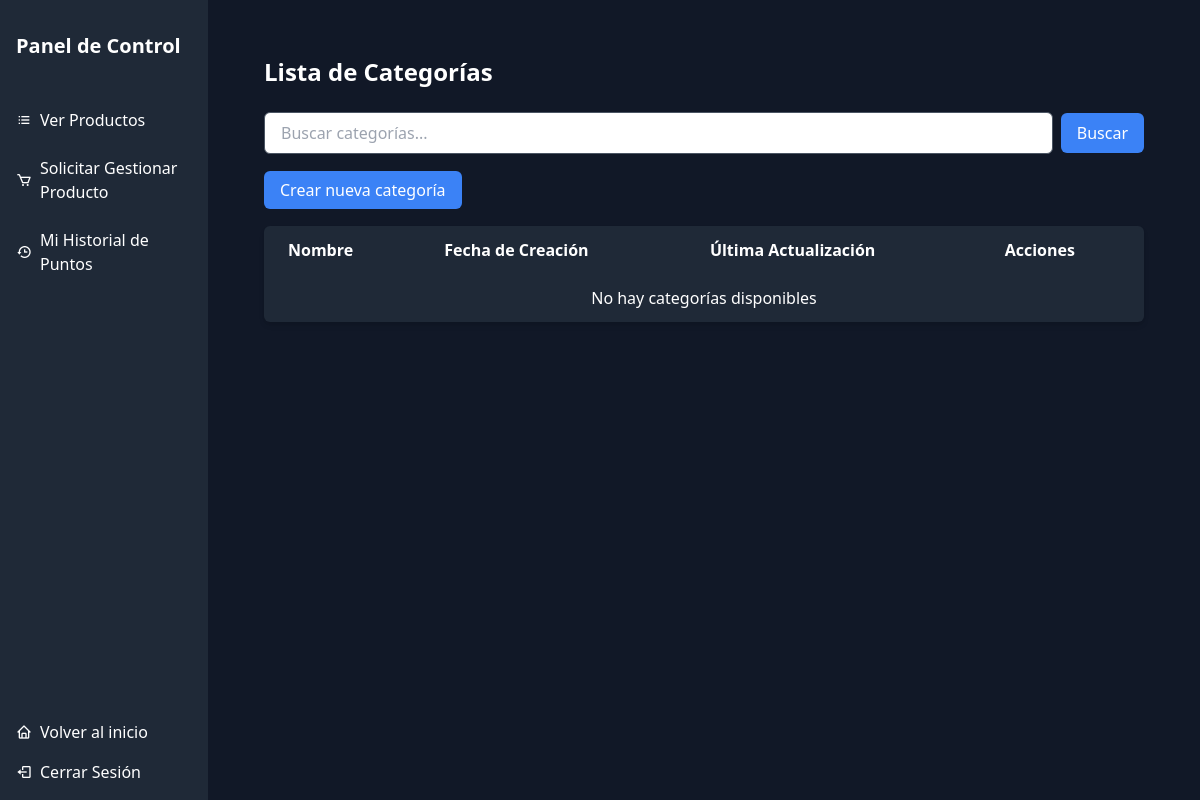
Page /dashboard/categories/ on the earlier database version.
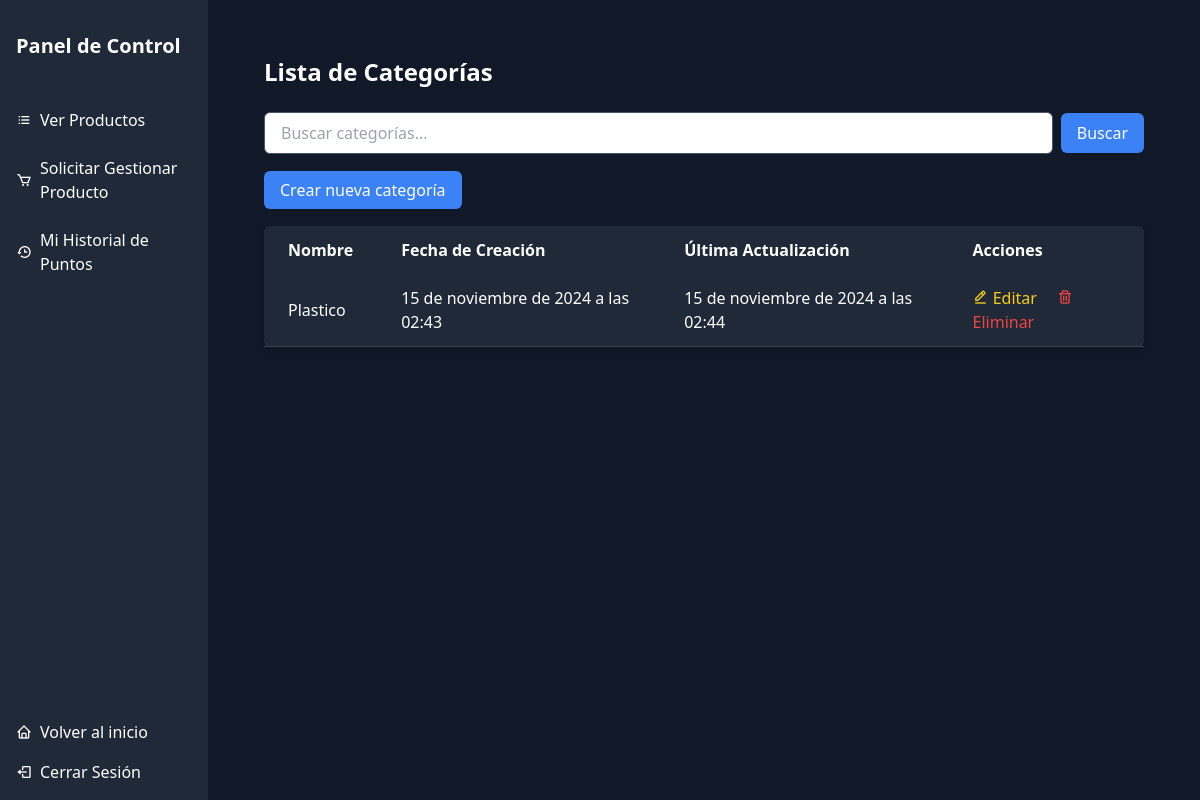
Same page on the later database version.
### core/dashboard/models.py (models this page shows, shortened)
class Category(models.Model):
    name = models.CharField(max_length=50, unique=True)
    created_at = models.DateTimeField(auto_now_add=True)
    updated_at = models.DateTimeField(auto_now=True)
    created_by = models.ForeignKey(
        settings.AUTH_USER_MODEL,
        on_delete=models.SET_NULL,
        null=True,
        blank=True,
        related_name="created_categories"
    )
    updated_by = models.ForeignKey(
        settings.AUTH_USER_MODEL,
        on_delete=models.SET_NULL,
        null=True,
        blank=True,
        related_name="updated_categories"
    )
    class Meta:
        verbose_name = 'Categoría'
        verbose_name_plural = 'Categorías'

### core/dashboard/views/category.py (the view)
# urls.py: path('categories/', category.CategoryListView.as_view(), name="category_list"),
class CategoryListView(ListView):
    model = Category
    template_name = 'core/dashboard/category/category_list.html'
    context_object_name = 'categories'
    def get_queryset(self):
        queryset = Category.objects.all()
        query = self.request.GET.get('q')
        if query:
            queryset = queryset.filter(name__icontains=query)
        return queryset

### templates/core/dashboard/category/category_list.html (shortened to what this page needs)
{% extends 'components/base_dash.html' %}
{% block content %}
    <div class="container mx-auto p-6">
        <h2 class="text-2xl font-bold mb-6">Lista de Categorías</h2>
        <div class="mb-4">
            <form method="get" action="{% url 'dashboard:category_list' %}" class="flex items-center">
                <input type="text" name="q" value="{{ request.GET.q }}" placeholder="Buscar categorías..." class="form-input px-4 py-2 rounded-md w-full border border-gray-600">
                <button type="submit" class="ml-2 bg-blue-500 text-white px-4 py-2 rounded-md hover:bg-blue-600">
                    Buscar
                </button>
            </form>
        </div>
        <div class="mt-6 mb-6">
            <a href="{% url 'dashboard:category_create' %}" class="bg-blue-500 text-white px-4 py-2 rounded-md hover:bg-blue-600">Crear nueva categoría</a>
        </div>
        <table class="min-w-full bg-gray-800 text-white rounded-md shadow-md">
            <thead>
                <tr>
                    <th class="py-3 px-6 text-left">Nombre</th>
                    <th class="py-3 px-6 text-left">Fecha de Creación</th>
                    <th class="py-3 px-6 text-left">Última Actualización</th>
                    <th class="py-3 px-6 text-left">Acciones</th>
                </tr>
            </thead>
            <tbody>
                {% for category in categories %}
                    <tr class="border-b border-gray-700">
                        <td class="py-3 px-6">{{ category.name }}</td>
                        <td class="py-3 px-6">{{ category.created_at }}</td>
                        <td class="py-3 px-6">{{ category.updated_at }}</td>
                        <td class="py-3 px-6">
                            <a href="{% url 'dashboard:category_update' category.id %}" class="text-yellow-400 hover:text-yellow-500 mr-4">
                                <i class="bx bx-edit-alt"></i> Editar
                            </a>
                            <a href="{% url 'dashboard:category_delete' category.id %}" class="text-red-500 hover:text-red-600">
                                <i class="bx bx-trash"></i> Eliminar
                            </a>
                        </td>
                    </tr>
                {% empty %}
                    <tr>
                        <td colspan="4" class="py-3 px-6 text-center">No hay categorías disponibles</td>
                    </tr>
                {% endfor %}
            </tbody>
        </table>
    </div>
{% endblock %}

### templates/components/base_dash.html (shortened to what this page needs)
{% load static %}
<!DOCTYPE html>
<html lang="es">
<head>
    <script src="https://cdn.tailwindcss.com"></script>
    <link href='https://unpkg.com/boxicons@2.1.4/css/boxicons.min.css' rel='stylesheet'>
</head>
<body class="bg-gray-900 text-white flex">
    <aside id="sidebar" class="bg-gray-800 w-52 min-h-screen p-4 fixed md:relative transform md:translate-x-0 flex flex-col">
        <a href="{% url 'dashboard:home' %}" class="text-xl font-bold mb-12 pt-4 block">
            Panel de Control
        </a>
        <ul class="space-y-6 flex-grow">
            {% if request.user.is_superuser %}
                <li><a href="{% url 'dashboard:category_list' %}" class="hover:text-gray-400 flex items-center"><i class="bx bx-category-alt mr-2"></i>Categorías</a></li>
                <li><a href="{% url 'dashboard:unit_list' %}" class="hover:text-gray-400 flex items-center"><i class="bx bx-package mr-2"></i>Unidades</a></li>
                <li><a href="{% url 'dashboard:product_list' %}" class="hover:text-gray-400 flex items-center"><i class="bx bx-cube mr-2"></i>Productos</a></li>
                <li><a href="#" class="hover:text-gray-400 flex items-center"><i class="bx bx-location-plus mr-2"></i>Ubicaciones</a></li>
                <li><a href="#" class="hover:text-gray-400 flex items-center"><i class="bx bx-user mr-2"></i>Clientes</a></li>
                <li><a href="{% url 'dashboard:product_list' %}" class="hover:text-gray-400 flex items-center"><i class="bx bx-dollar-circle mr-2"></i>Solicitudes</a></li>
                <li><a href="#" class="hover:text-gray-400 flex items-center"><i class="bx bx-history mr-2"></i>Historial de Puntos</a></li>
            {% else %}
                <li><a href="{% url 'dashboard:product_requests_list' %}" class="hover:text-gray-400 flex items-center"><i class="bx bx-list-ul mr-2"></i>Ver Productos</a></li>
                <li><a href="#" class="hover:text-gray-400 flex items-center"><i class="bx bx-cart mr-2"></i>Solicitar Gestionar Producto</a></li>
                <li><a href="#" class="hover:text-gray-400 flex items-center"><i class="bx bx-history mr-2"></i>Mi Historial de Puntos</a></li>
            {% endif %}
        </ul>
        <ul class="mt-auto space-y-4">
            <li><a href="{% url 'home:home' %}" class="hover:text-gray-400 flex items-center"><i class="bx bx-home mr-2"></i> Volver al inicio</a></li>
            <li><a href="{% url 'security:logout' %}" class="hover:text-gray-400 flex items-center"><i class="bx bx-log-out mr-2"></i>Cerrar Sesión</a></li>
        </ul>
    </aside>
    <div class="flex-1 ml-64 md:ml-0">
        <main class="p-6 md:p-8">
            {% block content %}{% endblock %}
        </main>
    </div>
</body>
</html>

Differences in the rows shown:
added Category: name "Plastico", created_at "15 de noviembre de 2024 a las 02:43", updated_at "15 de noviembre de 2024 a las 02:44"
Other differences:
text no longer shown: "No hay categorías disponibles"
